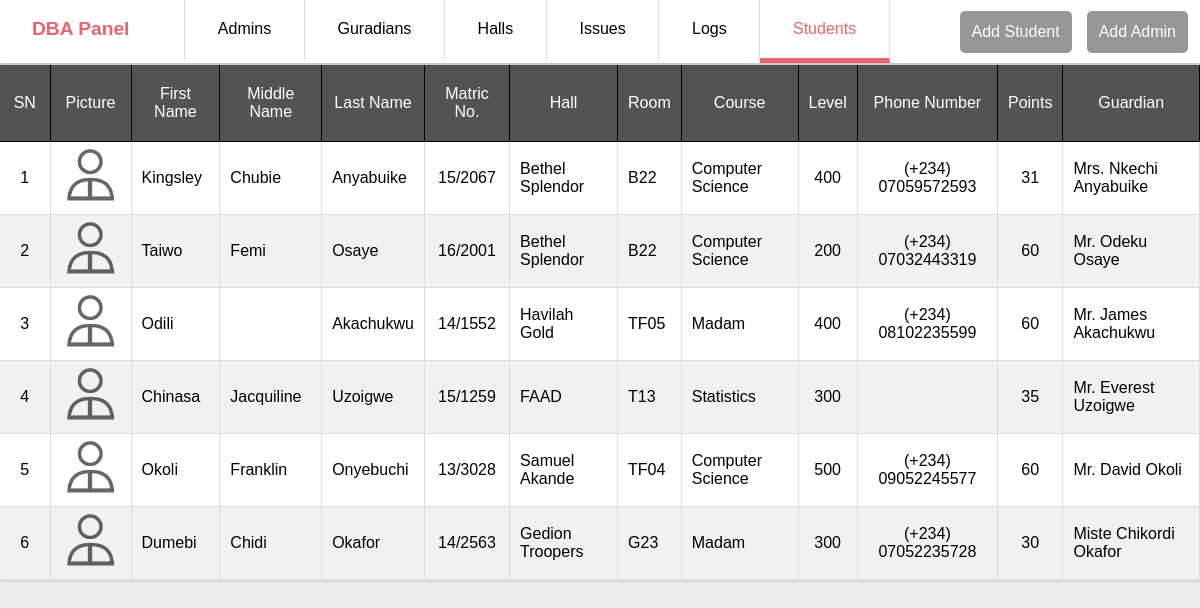
The page /projectadmin/students.php on the database its author committed.
### tables this page shows
CREATE TABLE IF NOT EXISTS `t_students` (
  `s_ID` int(10) unsigned NOT NULL AUTO_INCREMENT,
  `s_Picture` blob,
  `s_Title` varchar(10) NOT NULL,
  `s_Firstname` varchar(30) NOT NULL,
  `s_Middlename` varchar(30) DEFAULT NULL,
  `s_Lastname` varchar(30) NOT NULL,
  `s_DOB` date NOT NULL,
  `s_Matric` varchar(7) NOT NULL,
  `s_MeritPoints` int(2) NOT NULL,
  `s_CourseOfStudy` varchar(30) NOT NULL,
  `s_Level` int(3) NOT NULL,
  `h_ID` int(10) DEFAULT NULL,
  `s_Room` varchar(5) NOT NULL,
  `s_Gender` enum('M','F') NOT NULL,
  `s_StateOrigin` varchar(30) NOT NULL,
  `s_Address` varchar(50) NOT NULL,
  `s_NextOfKin` varchar(30) DEFAULT NULL,
  `g_ID` int(10) DEFAULT NULL,
  `s_PhoneNumber` varchar(14) NOT NULL,
  `s_DateAdded` datetime NOT NULL,
  PRIMARY KEY (`s_ID`)
);

CREATE TABLE IF NOT EXISTS `t_halls` (
  `h_ID` int(2) unsigned NOT NULL AUTO_INCREMENT,
  `h_Name` varchar(30) NOT NULL,
  `h_Type` enum('M','F') NOT NULL,
  `h_Rooms` int(5) NOT NULL,
  PRIMARY KEY (`h_ID`)
);

CREATE TABLE IF NOT EXISTS `t_guardians` (
  `g_ID` int(10) unsigned NOT NULL AUTO_INCREMENT,
  `g_Title` varchar(5) NOT NULL,
  `g_FirstName` varchar(30) NOT NULL,
  `g_LastName` varchar(30) NOT NULL,
  `g_PhoneNumber` varchar(14) NOT NULL,
  `g_Address` varchar(30) DEFAULT NULL,
  `g_Occupation` varchar(30) NOT NULL,
  PRIMARY KEY (`g_ID`)
);

### projectadmin/students.php (the view, shortened to what this page needs)
<!DOCTYPE html>
<html lang="en">
<head>
    <link rel="stylesheet" href="_css/add.css">
</head>
<body>
    <nav>
       <div>
           DBA Panel
       </div>
       <div>
            <a href="admins.php">Admins</a>
            <a href="guardians.php">Guradians</a>
            <a href="halls.php">Halls</a>
            <a href="issues.php">Issues</a>
            <a href="logs.php">Logs</a>
            <a class="on" href="students.php">Students</a>
       </div>
       <div class="add">
            <a href="addStudent.php">Add Student </a>
            <a href="addAdmin.php">Add Admin </a>
    </nav>
    <div class="table">
    <?php
        require_once('connect.php');
        $counter = 1;
        $query = "SELECT * FROM t_students";
        $response = @mysqli_query($dbc,$query);
        if($response){
            echo '
                <table class="students">
                    <thead>
                        <td>SN</td>
                        <td>Picture</td>
                        <td>First Name</td>
                        <td>Middle Name </td>
                        <td>Last Name </td>
                        <td>Matric No.</td>
                        <td>Hall</td>
                        <td>Room</td>
                        <td>Course</td>
                        <td>Level</td>
                        <td>Phone Number</td>
                        <td>Points</td>
                        <td>Guardian</td>
                    </thead>';
            while($row = mysqli_fetch_array($response)){
                echo '<tr>';
                echo '<td>'.$counter.'</td>';
                if ($row['s_Picture'] == NULL){
                     echo '<td> <img src="_images/icon_edit.png"></td>';
                }else{
                     echo '<td>'.$row['a_Picture'].'</td>';
                }
                echo '<td>'.$row['s_Firstname'].'</td>'.
                     '<td>'.$row['s_Middlename'].'</td>'.
                     '<td>'.$row['s_Lastname'].'</td>'.
                     '<td>'.$row['s_Matric'].'</td>';
                $hall = @mysqli_query($dbc,"SELECT h_Name FROM t_halls WHERE h_ID =".$row['h_ID']);
                if($hall){
                    while($row1 =  mysqli_fetch_array($hall)){
                         echo '<td>'.$row1['h_Name'].'</td>';
                    }
                }
                echo '<td>'.$row['s_Room'].'</td>';
                echo '<td>'.$row['s_CourseOfStudy'].'</td>';
                echo '<td>'.$row['s_Level'].'</td>';
                if ($row['s_PhoneNumber'] !="" && $row['s_PhoneNumber'] != " "){
                    echo '<td>(+234) '.$row['s_PhoneNumber'].'</td>';
                }else{
                    echo '<td> </td>';
                }
                echo '<td>'.$row['s_MeritPoints'].'</td>';
                $guardian = @mysqli_query($dbc,"SELECT g_Title,g_LastName,g_FirstName FROM t_guardians WHERE g_ID =".$row['g_ID']);
                if($guardian){
                    while($row2 =  mysqli_fetch_array($guardian)){
                        echo '<td>'.$row2['g_Title']."  ".$row2['g_FirstName']."  ".$row2['g_LastName'].'</td>';
                    }
                }
                echo '</tr>';
                $counter++;
            }
            echo "</table>";
        }else{
            echo "Error retrieving data";
            echo mysqli_error($dbc);
        }
    ?>
    </div>
</body>
</html>

### projectadmin/_css/add.css (style rules this page uses)
* { margin:0; padding:0; box-sizing: border-box; font-size:100%; font-family: Arial, Helvetica, sans-serif; text-decoration: none; }
body { margin-top:65px; background: #ececec; }
nav a { color:#000; }
nav { background: #fff; display: flex; position: fixed; align-items: center; width:100%; top:0; left: 0; padding:0 12px; color:#000; z-index: 5; box-shadow: 0 2px 2px rgba(0, 0, 0, 0.158); }
nav div:first-child { flex-grow: 1; color:#E8636C; padding-left: 20px; font-size: 1.2em; font-weight: bold; border-bottom: 5px solid transparent; }
nav div:nth-child(2) { width:60%; display: flex; }
nav div:nth-child(2) a { display: block; flex-grow: 1; text-align: center; border-bottom:5px solid #fff; border-right: 1px solid #dddddd; padding:20px; }
nav div:nth-child(2) a:first-child { border-left:1px solid #dddddd; }
.on { border-bottom:5px solid #E8636C !important; color:#E8636C; }
.add { display: flex; align-items: center; flex-grow: 1; justify-content: right; }
.add a { display: inline-block; color:#fff; background: rgba(0, 0, 0, 0.411); padding:12px; border-radius: 5px; margin-left:15px; }
table { width:calc(100%); border-collapse: collapse; background: #fff; box-shadow:0 1px 3px rgba(0, 0, 0, 0.158); }
thead { background: #535353; color:#fff; }
thead td { padding:20px 10px !important; border-color:black; text-align: center; }
td { padding:20px 15px; border-right:1px solid #dddddd; border-bottom:1px solid #dddddd; }
.admins td,.students td { padding:4px 10px; }
td:first-child { width:50px; text-align: center; }
td img { width:60px; height:60px; border-radius: 5px; }
tr:nth-child(even) { background: rgb(241, 241, 241); }
.admins td:nth-child(2), .students td:nth-child(2) { width:70px; text-align: center; }
.students td:nth-child(6),.students td:nth-child(10),.students td:nth-child(11),.students td:nth-child(12) { text-align: center; }

### rows shown on the page
t_students: s_Firstname "Kingsley", s_Middlename "Chubie", s_Lastname "Anyabuike", s_Matric "15/2067", s_Room "B22", s_CourseOfStudy "Computer Science", s_Level "400", s_PhoneNumber "07059572593", s_MeritPoints "31"
t_halls: h_Name "Bethel Splendor"
t_guardians: g_Title "Mrs.", g_FirstName "Nkechi", g_LastName "Anyabuike"
t_students: s_Firstname "Taiwo", s_Middlename "Femi", s_Lastname "Osaye", s_Matric "16/2001", s_Room "B22", s_CourseOfStudy "Computer Science", s_Level "200", s_PhoneNumber "07032443319", s_MeritPoints "60"
t_guardians: g_Title "Mr.", g_FirstName "Odeku", g_LastName "Osaye"
t_students: s_Firstname "Odili", s_Lastname "Akachukwu", s_Matric "14/1552", s_Room "TF05", s_CourseOfStudy "Madam", s_Level "400", s_PhoneNumber "08102235599", s_MeritPoints "60"
t_halls: h_Name "Havilah Gold"
t_guardians: g_Title "Mr.", g_FirstName "James", g_LastName "Akachukwu"
t_students: s_Firstname "Chinasa", s_Middlename "Jacquiline", s_Lastname "Uzoigwe", s_Matric "15/1259", s_Room "T13", s_CourseOfStudy "Statistics", s_Level "300", s_MeritPoints "35"
t_halls: h_Name "FAAD"
t_guardians: g_Title "Mr.", g_FirstName "Everest", g_LastName "Uzoigwe"
t_students: s_Firstname "Okoli", s_Middlename "Franklin", s_Lastname "Onyebuchi", s_Matric "13/3028", s_Room "TF04", s_CourseOfStudy "Computer Science", s_Level "500", s_PhoneNumber "09052245577", s_MeritPoints "60"
t_halls: h_Name "Samuel Akande"
t_guardians: g_Title "Mr.", g_FirstName "David", g_LastName "Okoli"
t_students: s_Firstname "Dumebi", s_Middlename "Chidi", s_Lastname "Okafor", s_Matric "14/2563", s_Room "G23", s_CourseOfStudy "Madam", s_Level "300", s_PhoneNumber "07052235728", s_MeritPoints "30"
t_halls: h_Name "Gedion Troopers"
t_guardians: g_Title "Miste", g_FirstName "Chikordi", g_LastName "Okafor"
